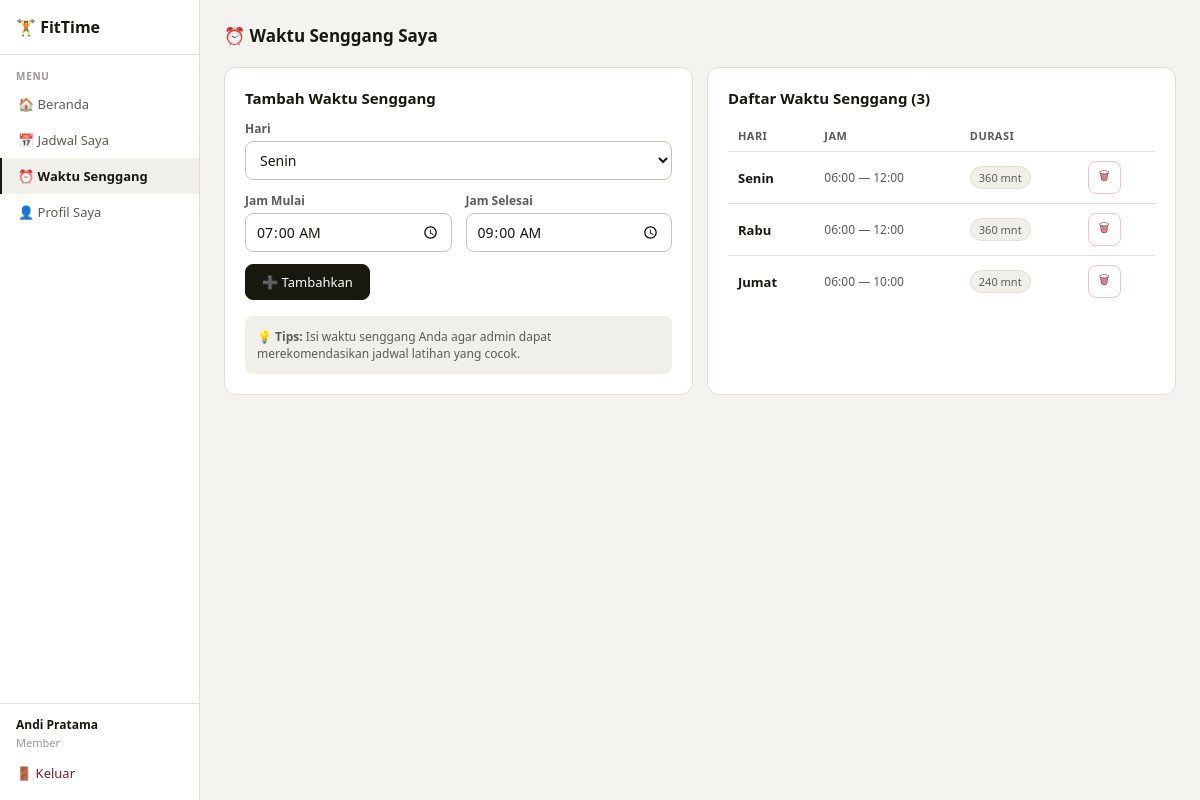
Page /waktu-senggang (signed in) on the committed database.
### tables this page shows
CREATE TABLE waktu_senggang (
            id INTEGER PRIMARY KEY AUTOINCREMENT,
            user_id INTEGER NOT NULL,
            hari TEXT NOT NULL,
            jam_mulai TEXT NOT NULL,
            jam_selesai TEXT NOT NULL,
            FOREIGN KEY (user_id) REFERENCES users(id)
        );

### app.py (the view, shortened to what this page needs)
@app.route('/waktu-senggang', methods=['GET','POST'])
@login_required()
def waktu_senggang():
    with get_db() as db:
        ws = db.execute('SELECT * FROM waktu_senggang WHERE user_id=? ORDER BY id',(session['user_id'],)).fetchall()
        return render_template('waktu_senggang.html', ws=ws)

### app.py (called while the page is built)
def get_db():
    conn = sqlite3.connect(DB)
    conn.row_factory = sqlite3.Row
    return conn

def login_required(role=None):
    from functools import wraps
    def decorator(f):
        @wraps(f)
        def wrapped(*args,**kwargs):
            if 'user_id' not in session:
                flash('Silakan login terlebih dahulu.','warning')
                return redirect(url_for('login'))
            if role and session.get('role') != role:
                flash('Akses ditolak.','danger')
                return redirect(url_for('dashboard'))
            return f(*args,**kwargs)
        return wrapped
    return decorator

### templates/waktu_senggang.html (shortened to what this page needs)
{% extends 'base.html' %}
{% block content %}
<div class="page-header">
  <div class="page-title">⏰ Waktu Senggang Saya</div>
</div>
<div class="grid-2">
  <div class="card">
    <div class="section-title">Tambah Waktu Senggang</div>
    <form method="POST">
      <div class="fgroup"><label>Hari</label>
        <select name="hari">
          {% for h in ['Senin','Selasa','Rabu','Kamis','Jumat','Sabtu','Minggu','Setiap hari','Weekday','Weekend'] %}
          <option>{{ h }}</option>{% endfor %}
        </select>
      </div>
      <div class="grid-2">
        <div class="fgroup"><label>Jam Mulai</label><input name="jam_mulai" type="time" value="07:00" required /></div>
        <div class="fgroup"><label>Jam Selesai</label><input name="jam_selesai" type="time" value="09:00" required /></div>
      </div>
      <button type="submit" class="btn-primary">➕ Tambahkan</button>
    </form>
    <div style="margin-top:16px;padding:12px;background:var(--surface2);border-radius:var(--r);font-size:12px;color:var(--text2)">
      💡 <strong>Tips:</strong> Isi waktu senggang Anda agar admin dapat merekomendasikan jadwal latihan yang cocok.
    </div>
  </div>
  <div class="card">
    <div class="section-title">Daftar Waktu Senggang ({{ ws|length }})</div>
    {% if ws %}
    <table><thead><tr><th>Hari</th><th>Jam</th><th>Durasi</th><th></th></tr></thead><tbody>
    {% for w in ws %}
    <tr>
      <td><strong>{{ w.hari }}</strong></td>
      <td style="font-size:12px;color:var(--text2)">{{ w.jam_mulai }} — {{ w.jam_selesai }}</td>
      <td>
        {% set dur = (w.jam_selesai[:2]|int*60 + w.jam_selesai[3:]|int) - (w.jam_mulai[:2]|int*60 + w.jam_mulai[3:]|int) %}
        <span class="chip">{{ dur }} mnt</span>
      </td>
      <td><a href="{{ url_for('hapus_ws', wid=w.id) }}" class="btn btn-sm btn-danger" onclick="return confirm('Hapus waktu senggang ini?')">🗑</a></td>
    </tr>
    {% endfor %}
    </tbody></table>
    {% else %}
    <div class="empty">Belum ada waktu senggang ditambahkan.</div>
    {% endif %}
  </div>
</div>
{% endblock %}

### templates/base.html (style rules this page uses)
:root { --bg:#f4f3ef;--surface:#fff;--surface2:#f0efe9;--border:#e2dfd6;--border2:#c8c5b8; --text:#18180f;--text2:#5c5b55;--text3:#9a9890; --blue:#185FA5;--blue-bg:#e6f1fb;--blue-t:#0c447c; --green:#3B6D11;--green-bg:#eaf3de;--green-t:#27500a; --red:#A32D2D;--red-bg:#fcebeb;--red-t:#791f1f; --amber:#854F0B;--amber-bg:#faeeda;--amber-t:#633806; --r:8px;--rl:12px; }
* { box-sizing:border-box;margin:0;padding:0 }
body { font-family:'Segoe UI',system-ui,sans-serif;background:var(--bg);color:var(--text);font-size:14px;min-height:100vh }
a { color:var(--blue);text-decoration:none }
input,select,textarea,button { font-family:inherit;font-size:14px }
input,select,textarea { padding:8px 10px;border:1px solid var(--border2);border-radius:var(--r);background:var(--surface);color:var(--text);outline:none;width:100%;transition:border .15s }
button,.btn { cursor:pointer;border-radius:var(--r);border:1px solid var(--border2);background:var(--surface);color:var(--text);padding:8px 16px;display:inline-flex;align-items:center;gap:6px;font-weight:500;font-size:13px;transition:all .15s;text-decoration:none }
.btn-primary { background:var(--text);color:var(--surface);border-color:var(--text) }
.btn-danger { color:var(--red);border-color:#f7c1c1 }
.btn-sm { padding:5px 10px;font-size:12px }
.card { background:var(--surface);border:1px solid var(--border);border-radius:var(--rl);padding:1.25rem }
table { width:100%;border-collapse:collapse;font-size:13px }
th { text-align:left;padding:8px 10px;font-size:11px;font-weight:700;color:var(--text2);border-bottom:1px solid var(--border);text-transform:uppercase;letter-spacing:.04em }
td { padding:9px 10px;border-bottom:1px solid var(--border);vertical-align:middle }
tr:last-child td { border-bottom:none }
.grid-2 { display:grid;grid-template-columns:1fr 1fr;gap:14px }
.fgroup { margin-bottom:12px }
.fgroup label { display:block;font-size:12px;font-weight:700;color:var(--text2);margin-bottom:4px }
.section-title { font-size:15px;font-weight:700;color:var(--text);margin-bottom:12px }
.chip { display:inline-flex;align-items:center;padding:3px 8px;border-radius:99px;font-size:11px;background:var(--surface2);color:var(--text2);border:1px solid var(--border);gap:4px }
.page-header { display:flex;align-items:center;justify-content:space-between;margin-bottom:1.25rem;flex-wrap:wrap;gap:8px }
.page-title { font-size:17px;font-weight:800;color:var(--text);display:flex;align-items:center;gap:8px }

### rows in the picture
waktu_senggang: hari "Senin", jam_mulai "06:00", jam_selesai "12:00", dur "360"
waktu_senggang: hari "Rabu", jam_mulai "06:00", jam_selesai "12:00", dur "360"
waktu_senggang: hari "Jumat", jam_mulai "06:00", jam_selesai "10:00", dur "240"

### other values in the picture
{{ session.nama }} "Andi Pratama"
{{ session.role|capitalize }} "Member"
{{ ws|length }} "3"
form field hari "Senin"
